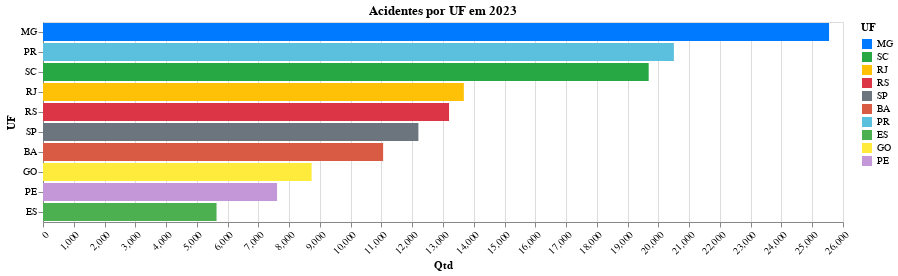

The notebook cell saved with this chart:
### Code cell
#df_filtrado_uf = df_acidentes_uf_geral[(df_acidentes_uf_geral['ano'] == int(2023))]
df_filtrado_uf = df_acidentes_uf_geral[(df_acidentes_uf_geral['ano'] == '2023')]
df_filtrado_uf

grafico_aba_01 = gera_grafico_por_uf('Acidentes por UF em 2023', df_filtrado_uf)
# Exibir o gráfico de barras empilhadas
grafico_aba_01

### Figure 1 — Vega-Lite specification as saved in the notebook (floating-point values rounded to 4 significant figures)
{"config": {"view": {"continuousWidth": 300, "continuousHeight": 300}}, "data": {"name": "data-c5afe0d7d7e4366b9c5d2d6416dbd2d3"}, "mark": {"type": "bar"}, "encoding": {"color": {"field": "UF", "scale": {"domain": ["MG", "SC", "RJ", "RS", "SP", "BA", "PR", "ES", "GO", "PE"], "range": ["#007bff", "#28a745", "#ffc107", "#dc3545", "#6c757d", "#d95b43", "#5bc0de", "#4caf50", "#ffeb3b", "#c497d9", "#00BFFF", "#32CD32", "#FF00FF", "#FFA500", "#5A87E8", "#00CED1", "#FF7F50", "#228B22", "#FFD700", "#000080", "#FF1493", "#4B0082", "#8A2BE2", "#7FFF00", "#00FFFF", "#008000"]}, "type": "nominal"}, "tooltip": [{"field": "UF", "type": "nominal"}, {"field": "Qtd", "type": "quantitative"}], "x": {"axis": {"labelAngle": -45}, "field": "Qtd", "type": "quantitative"}, "y": {"axis": {"labelLimit": 200}, "field": "UF", "sort": "-x", "type": "nominal"}}, "params": [{"name": "param_4", "select": {"type": "interval", "encodings": ["x", "y"]}, "bind": "scales"}], "title": {"text": "Acidentes por UF em 2023"}, "width": 800, "$schema": "https://vega.github.io/schema/vega-lite/v5.17.0.json", "datasets": {"data-c5afe0d7d7e4366b9c5d2d6416dbd2d3": [{"UF": "MG", "Qtd": 25547, "ano": "2023"}, {"UF": "SC", "Qtd": 19685, "ano": "2023"}, {"UF": "RJ", "Qtd": 13677, "ano": "2023"}, {"UF": "RS", "Qtd": 13197, "ano": "2023"}, {"UF": "SP", "Qtd": 12200, "ano": "2023"}, {"UF": "BA", "Qtd": 11054, "ano": "2023"}, {"UF": "PR", "Qtd": 20504, "ano": "2023"}, {"UF": "ES", "Qtd": 5640, "ano": "2023"}, {"UF": "GO", "Qtd": 8730, "ano": "2023"}, {"UF": "PE", "Qtd": 7607, "ano": "2023"}]}}
